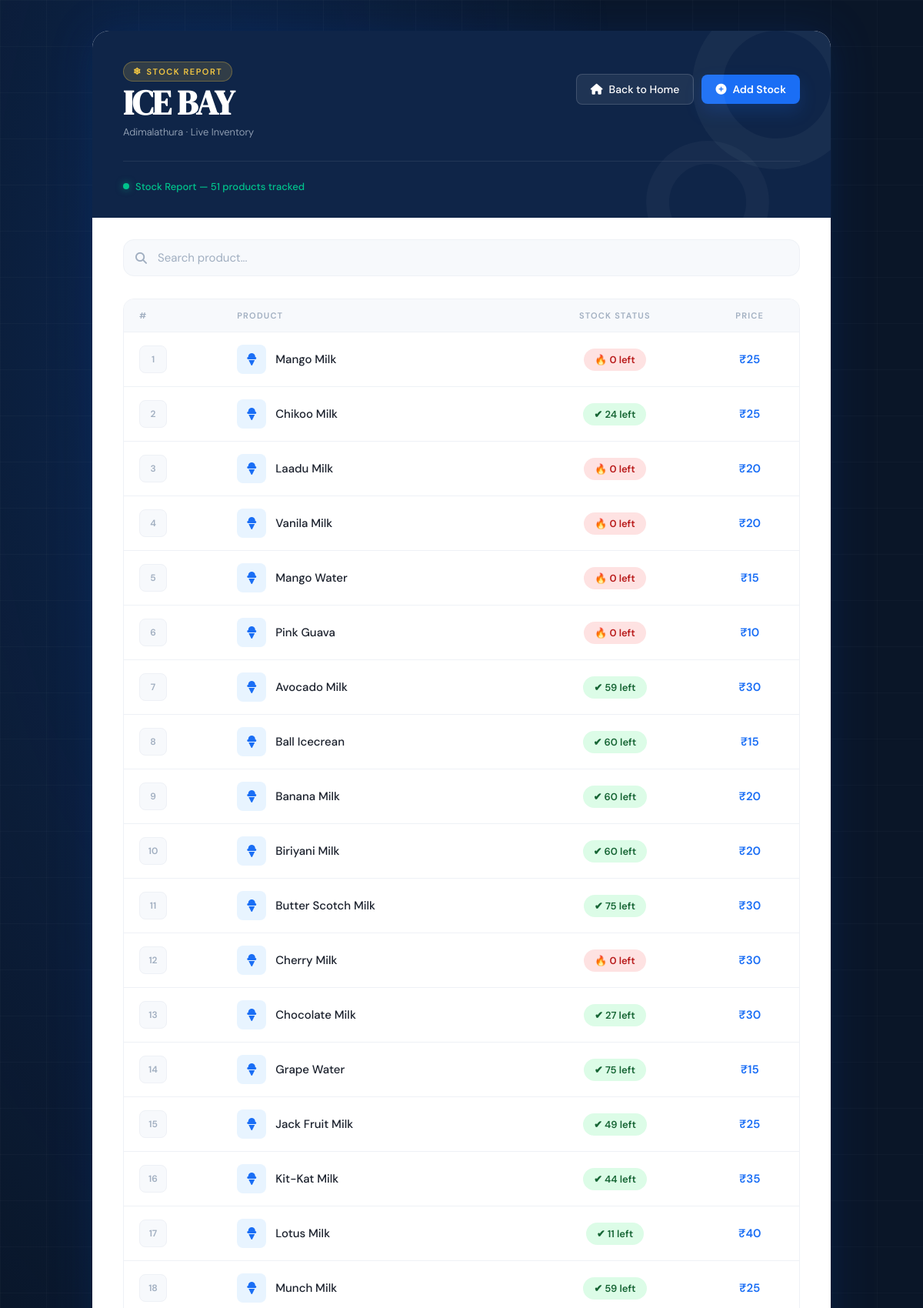
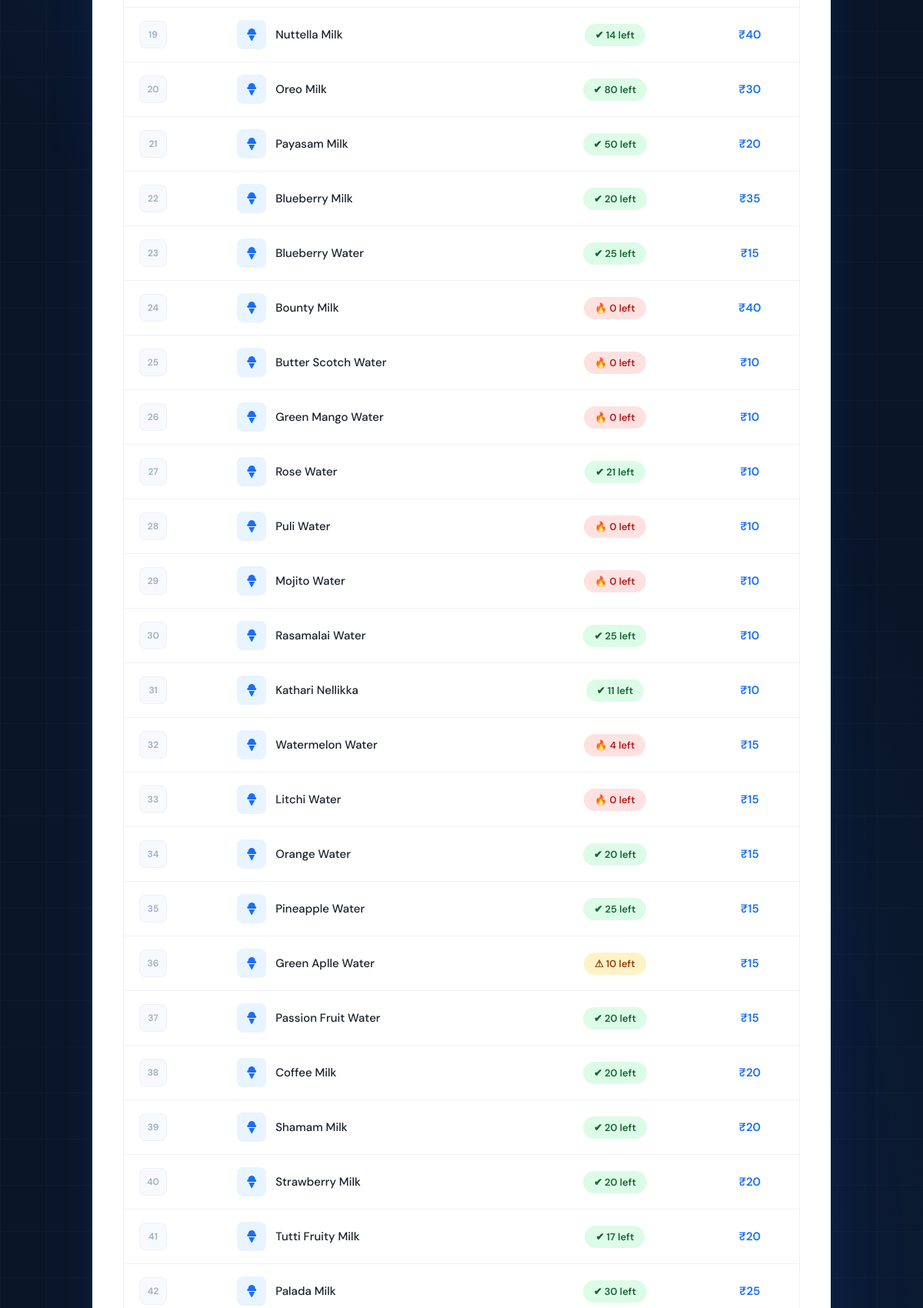
/stock/ (upper part), run on the app's committed database (2 pictures, top to bottom).
### billings/models.py (models this page shows, shortened)
class Stock(models.Model):
    product = models.OneToOneField(Product, on_delete=models.CASCADE)
    quantity = models.IntegerField(default=0)
    updated_at = models.DateTimeField(auto_now=True)
    class Meta:
        db_table = "stocks_stock"

class Product(models.Model):
    name = models.CharField(max_length=100, unique=True)
    category = models.CharField(max_length=80, blank=True, default="")
    price = models.PositiveIntegerField()
    is_active = models.BooleanField(default=True)
    class Meta:
        db_table = "products_product"

### billings/views.py (the view)
# urls.py: path("stock/", views.stock_list, name="stock_list"),
def stock_list(request):
    stocks = Stock.objects.select_related("product").all()
    return render(
        request,
        "stocks/stock_list.html",
        build_stock_context(stocks, "Stock Report"),
    )

### billings/views.py (called while the page is built)
def build_stock_context(stocks, page_title):
    total_quantity = stocks.aggregate(total=Coalesce(Sum("quantity"), 0))["total"] or 0
    total_stock_value = stocks.aggregate(
        value=Coalesce(Sum(F("quantity") * F("product__price")), 0)
    )["value"] or 0
    low_stock_count = stocks.filter(quantity__gt=5, quantity__lte=10).count()
    critical_stock_count = stocks.filter(quantity__lte=5).count()
    return {
        "stocks": stocks,
        "page_title": page_title,
        "total_quantity": total_quantity,
        "total_stock_value": total_stock_value,
        "low_stock_count": low_stock_count,
        "critical_stock_count": critical_stock_count,
    }

### templates/stocks/stock_list.html (shortened to what this page needs)
<!DOCTYPE html>
<html lang="en">
<head>
    <link rel="stylesheet" href="https://cdnjs.cloudflare.com/ajax/libs/font-awesome/6.5.1/css/all.min.css">
</head>
<body>
    <div class="wrapper">
        <div class="main-card">
            <div class="card-header">
                <div class="header-top">
                    <div class="brand">
                        <div class="brand-badge">Stock Report</div>
                        <h1 class="brand-name">ICE BAY</h1>
                        <p class="brand-sub">Adimalathura · Live Inventory</p>
                    </div>
                    <div class="header-actions">
                        <a href="{% url "billings:billing_page" %}" class="home-btn">
                            <i class="fas fa-house"></i>
                            Back to Home
                        </a>
                        <a href="{% url 'billings:add_stock_page' %}" class="action-btn">
                            <i class="fas fa-plus-circle"></i>
                            Add Stock
                        </a>
                    </div>
                </div>
                <div class="status-bar">
                    <span class="status-dot"></span>
                    <span class="status-text">{{ page_title|default:"Live Stock" }} — {{ stocks|length }} product{{ stocks|length|pluralize }} tracked</span>
                </div>
            </div>
            <div class="search-section">
                <div class="search-wrap">
                    <i class="fas fa-search"></i>
                    <input
                        type="text"
                        id="searchInput"
                        placeholder="Search product..."
                    >
                </div>
            </div>
            <div class="card-body">
                <div class="table-wrap">
                    <table>
                        <thead>
                            <tr>
                                <th>#</th>
                                <th>Product</th>
                                <th>Stock Status</th>
                                <th>Price</th>
                            </tr>
                        </thead>
                        <tbody>
                            {% for stock in stocks %}
                            <tr class="stock-row" data-name="{{ stock.product.name|lower }}">
                                <td><span class="sno">{{ forloop.counter }}</span></td>
                                <td>
                                    <div class="product-cell">
                                        <div class="product-icon">
                                            <i class="fas fa-ice-cream"></i>
                                        </div>
                                        <span class="product-name">{{ stock.product.name }}</span>
                                    </div>
                                </td>
                                <td>
                                    {% if stock.quantity <= 5 %}
                                        <span class="badge critical">🔥 {{ stock.quantity }} left</span>
                                    {% elif stock.quantity <= 10 %}
                                        <span class="badge low">⚠ {{ stock.quantity }} left</span>
                                    {% else %}
                                        <span class="badge good">✔ {{ stock.quantity }} left</span>
                                    {% endif %}
                                </td>
                                <td><span class="price-tag">₹{{ stock.product.price }}</span></td>
                            </tr>
                            {% endfor %}
                        </tbody>
                    </table>
                </div>
            </div>
        </div>
    </div>
</body>
</html>

### data on the page
Stock: product.name "Mango Milk", quantity "0", product.price "25"
Stock: product.name "Chikoo Milk", quantity "24", product.price "25"
Stock: product.name "Laadu Milk", quantity "0", product.price "20"
Stock: product.name "Vanila Milk", quantity "0", product.price "20"
Stock: product.name "Mango Water", quantity "0", product.price "15"
Stock: product.name "Pink Guava", quantity "0", product.price "10"
Stock: product.name "Avocado Milk", quantity "59", product.price "30"
Stock: product.name "Ball Icecrean", quantity "60", product.price "15"
Stock: product.name "Banana Milk", quantity "60", product.price "20"
Stock: product.name "Biriyani Milk", quantity "60", product.price "20"
Stock: product.name "Butter Scotch Milk", quantity "75", product.price "30"
Stock: product.name "Cherry Milk", quantity "0", product.price "30"
Stock: product.name "Chocolate Milk", quantity "27", product.price "30"
Stock: product.name "Grape Water", quantity "75", product.price "15"
Stock: product.name "Jack Fruit Milk", quantity "49", product.price "25"
Stock: product.name "Kit-Kat Milk", quantity "44", product.price "35"
Stock: product.name "Lotus Milk", quantity "11", product.price "40"
Stock: product.name "Munch Milk", quantity "59", product.price "25"
Stock: product.name "Nuttella Milk", quantity "14", product.price "40"
Stock: product.name "Oreo Milk", quantity "80", product.price "30"
Stock: product.name "Payasam Milk", quantity "50", product.price "20"
Stock: product.name "Blueberry Milk", quantity "20", product.price "35"
Stock: product.name "Blueberry Water", quantity "25", product.price "15"
Stock: product.name "Bounty Milk", quantity "0", product.price "40"
Stock: product.name "Butter Scotch Water", quantity "0", product.price "10"
Stock: product.name "Green Mango Water", quantity "0", product.price "10"
Stock: product.name "Rose Water", quantity "21", product.price "10"
Stock: product.name "Puli Water", quantity "0", product.price "10"
Stock: product.name "Mojito Water", quantity "0", product.price "10"
Stock: product.name "Rasamalai Water", quantity "25", product.price "10"
Stock: product.name "Kathari Nellikka", quantity "11", product.price "10"
Stock: product.name "Watermelon Water", quantity "4", product.price "15"
Stock: product.name "Litchi Water", quantity "0", product.price "15"
Stock: product.name "Orange Water", quantity "20", product.price "15"
Stock: product.name "Pineapple Water", quantity "25", product.price "15"
Stock: product.name "Green Aplle Water", quantity "10", product.price "15"
Stock: product.name "Passion Fruit Water", quantity "20", product.price "15"
Stock: product.name "Coffee Milk", quantity "20", product.price "20"
Stock: product.name "Shamam Milk", quantity "20", product.price "20"
Stock: product.name "Strawberry Milk", quantity "20", product.price "20"
Stock: product.name "Tutti Fruity Milk", quantity "17", product.price "20"
Stock: product.name "Palada Milk", quantity "30", product.price "25"

### other printed values
{{ page_title|default:"Live Stock" }} "Stock Report"
{{ stocks|length }} "51"
